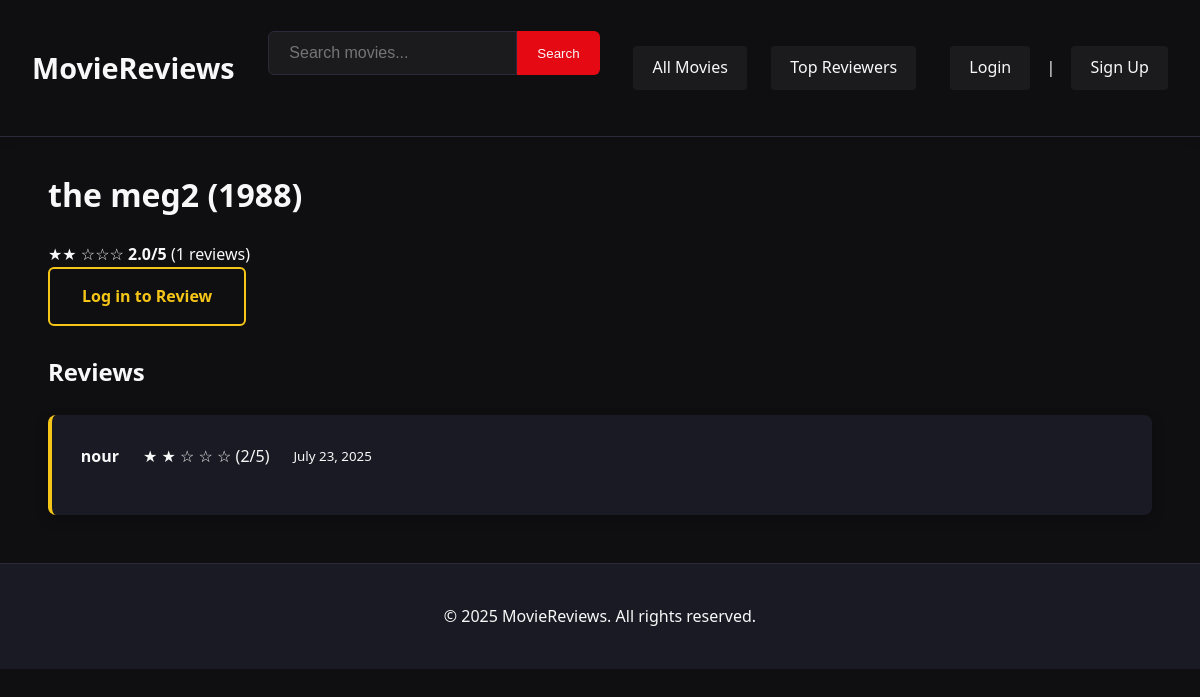
The app's page /movies/3/ with its own data.
### moviereviews/models.py (models this page shows, shortened)
class Movie(models.Model):
    title = models.CharField(max_length=200)
    description = models.TextField()
    release_date = models.DateField()
    genre = models.CharField(max_length=100)
    poster = models.ImageField(upload_to='posters/', null=True, blank=True)
    class Meta:
        ordering = ['title']  # Default ordering

class Review(models.Model):
    movie = models.ForeignKey('Movie', on_delete=models.CASCADE)
    user = models.ForeignKey(User, on_delete=models.CASCADE)
    rating = models.IntegerField(choices=[(1, '1'), (2, '2'), (3, '3'), (4, '4'), (5, '5')])
    text = models.TextField()  # This is the correct field name
    created_at = models.DateTimeField(auto_now_add=True)
    class Meta:
        unique_together = ['movie', 'user']  # One review per user per movie
        ordering = ['-created_at']  # Newest first

### moviereviews/views.py (the view)
# urls.py: path('movies/<int:movie_id>/', views.movie_detail, name='movie_detail'),
def movie_detail(request, movie_id):
    movie = get_object_or_404(Movie.objects.annotate(
        average_rating=Avg('review__rating'),
        review_count=Count('review')
    ), pk=movie_id)
    reviews = movie.review_set.select_related('user').all()
    return render(request, 'moviereviews/movie_detail.html', {
        'movie': movie,
        'reviews': reviews
    })

### moviereviews/templatetags/movie_filters.py (called while the page is built)
@register.filter
def stars_display(rating):
    try:
        rating = float(rating)
        full = int(rating)
        half = 1 if (rating - full) >= 0.5 else 0
        empty = 5 - full - half
        return {
            'full': range(full),
            'half': half,
            'empty': range(empty),
            'numeric': f"{rating:.1f}"
        }
    except (ValueError, TypeError):
        return {
            'full': range(0),
            'half': 0,
            'empty': range(5),
            'numeric': "0.0"
        }

### moviereviews/templates/moviereviews/movie_detail.html (shortened to what this page needs)
{% extends 'base.html' %}
{% load static %}
{% load movie_filters %}
{% block content %}
<div class="content-section">
    <h1>{{ movie.title }} ({{ movie.release_date.year }})</h1>
    <div class="movie-rating">
        {% if movie.review_set.count > 0 %}
            <div class="star-display">
                {% with stars=movie.average_rating|stars_display %}
                    {% for _ in stars.full %}★{% endfor %}
                    {% for _ in stars.empty %}☆{% endfor %}
                    <strong>{{ stars.numeric }}/5</strong>
                    <span>({{ movie.review_set.count }} reviews)</span>
                {% endwith %}
            </div>
        {% else %}
            <span class="no-reviews">No reviews yet</span>
        {% endif %}
    </div>
    <div class="movie-actions">
        {% if user.is_authenticated %}
            <a href="{% url 'add_review' movie.id %}" class="btn btn-primary">
                Add Your Review
            </a>
        {% else %}
            <a href="{% url 'login' %}?next={% url 'add_review' movie.id %}" class="btn btn-secondary">
                Log in to Review
            </a>
        {% endif %}
    </div>
    <h2>Reviews</h2>
    {% for review in movie.review_set.all %}
    <div class="review">
        <div class="review-header">
            <strong>{{ review.user.username }}</strong>
            <div class="review-stars">
                {% for _ in "12345" %}
                    {% if forloop.counter <= review.rating %}★{% else %}☆{% endif %}
                {% endfor %}
                <span>({{ review.rating }}/5)</span>
            </div>
            <small>{{ review.created_at|date:"F j, Y" }}</small>
        </div>
    </div>
    {% empty %}
    <p class="no-reviews">No reviews yet. Be the first to review!</p>
    {% endfor %}
</div>
{% endblock %}

### moviereviews/static/moviereviews/css/style.css (style rules this page uses)
:root { --primary-color: #0f0f12; --secondary-color: #1a1a24; --accent-color: #e50914; --highlight-color: #f5c518; --star-color: #f5c518; --text-primary: #f8f8f8; --text-muted: #b3b3b3; --border-color: #2a2a3a; --hover-color: #c40812; --hero-gradient: linear-gradient( to right, rgba(15, 15, 18, 0.9), rgba(15, 15, 18, 0.7) ); --transition: all 0.3s ease; --shadow: 0 4px 12px rgba(0, 0, 0, 0.25); }
body { font-family: 'Segoe UI', Tahoma, Geneva, Verdana, sans-serif; margin: 0; padding: 0; background-color: var(--primary-color); color: var(--text-primary); line-height: 1.6; }
.content-section { max-width: 1200px; margin: 0 auto 3rem; padding: 0 1.5rem; }
.btn { padding: 0.9rem 2rem; border-radius: 6px; text-decoration: none; font-weight: 600; transition: var(--transition); color: var(--text-primary); display: inline-block; text-align: center; cursor: pointer; border: none; position: relative; overflow: hidden; z-index: 1; }
.btn-secondary { background-color: transparent; border: 2px solid var(--highlight-color); color: var(--highlight-color); }
.review { background: var(--secondary-color); padding: 1.8rem; margin: 1.5rem 0; border-radius: 8px; box-shadow: var(--shadow); color: var(--text-primary); border-left: 4px solid var(--highlight-color); transition: var(--transition); }
.review-header { display: flex; align-items: center; margin-bottom: 0.8rem; flex-wrap: wrap; gap: 0.8rem 1.5rem; }

### records on screen
Movie: title "the meg2", release_date.year "1988", review_set.count "1"
Review: user.username "nour", rating "2", created_at "July 23, 2025"

### other values on screen
{{ stars.numeric }} "2.0"
